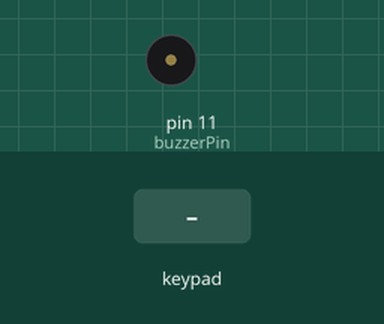
This sketch was run on a simulated Arduino Uno, built with avr-gcc and run on an emulated ATmega328P. Parts: buzzer (waves = sounding). The inputs (shaded band) are chosen by the test bench.

Above: at 1.2 s.
1.3 s: keypad keys 1 2 4 5 pressed 0.4 s apart
At 1.4 s:
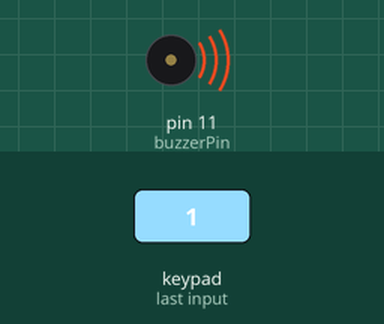
Timing chart, 0 to 4.3 s (numbered marks = the images above; inputs shaded):
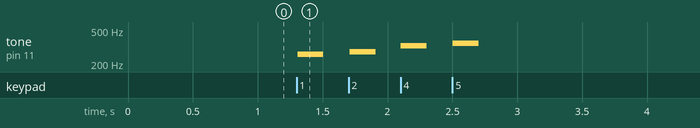

Measured:
- after the input at 1.3 s, tone on pin 11 (buzzerPin): plays 261 Hz for 0.20 s, 277 Hz for 0.20 s, 329 Hz for 0.20 s, 349 Hz for 0.20 s, starting at once

The sketch:

music_pad.ino
```cpp
#include <Keypad.h>
int buzzerPin = 11;

// Frecuencias de sonido
int cNote = 261;
int c_Note = 277;
int dNote = 293;
int d_Note = 311;
int eNote = 329;
int fNote = 349;
int f_Note = 369;
int gNote = 392;
int g_Note = 415;
int aNote = 440;
int a_Note = 466;
int bNote = 493;
int cMNote = 523;

const byte row = 4;
const byte col = 4;
char kpad[row][col] = {
  {'1', '2', '3', 'A'},
  {'4', '5', '6', 'B'},
  {'7', '8', '9', 'C'},
  {'*', '0', '#', 'D'}
};

byte pinRow[] = {1, 2, 4, 5};
byte pinCol[] = {7, 8, 9, 10};

int frequencies[] = {cNote, c_Note, dNote, d_Note, eNote, fNote, f_Note,gNote,g_Note,aNote,a_Note,bNote,cMNote};


Keypad customKeypad = Keypad(makeKeymap(kpad), pinRow, pinCol, row, col);

void setup() {
  // Configurar el pin del buzzer como salida
  pinMode(buzzerPin, OUTPUT);
}

void loop() {
  // Leer el teclado numérico personalizado
  char key = customKeypad.getKey();
  if (key) {
    for (int i = 0; i < 16; i++) {
      if (key == kpad[i / 4][i % 4]) {
        playSound(frequencies[i]);
        break;
      }
    }
  }
}

void playSound(int frequency) {
  int delayTime = 200;
  tone(buzzerPin, frequency);
  delay(delayTime);
  noTone(buzzerPin);

}
```
